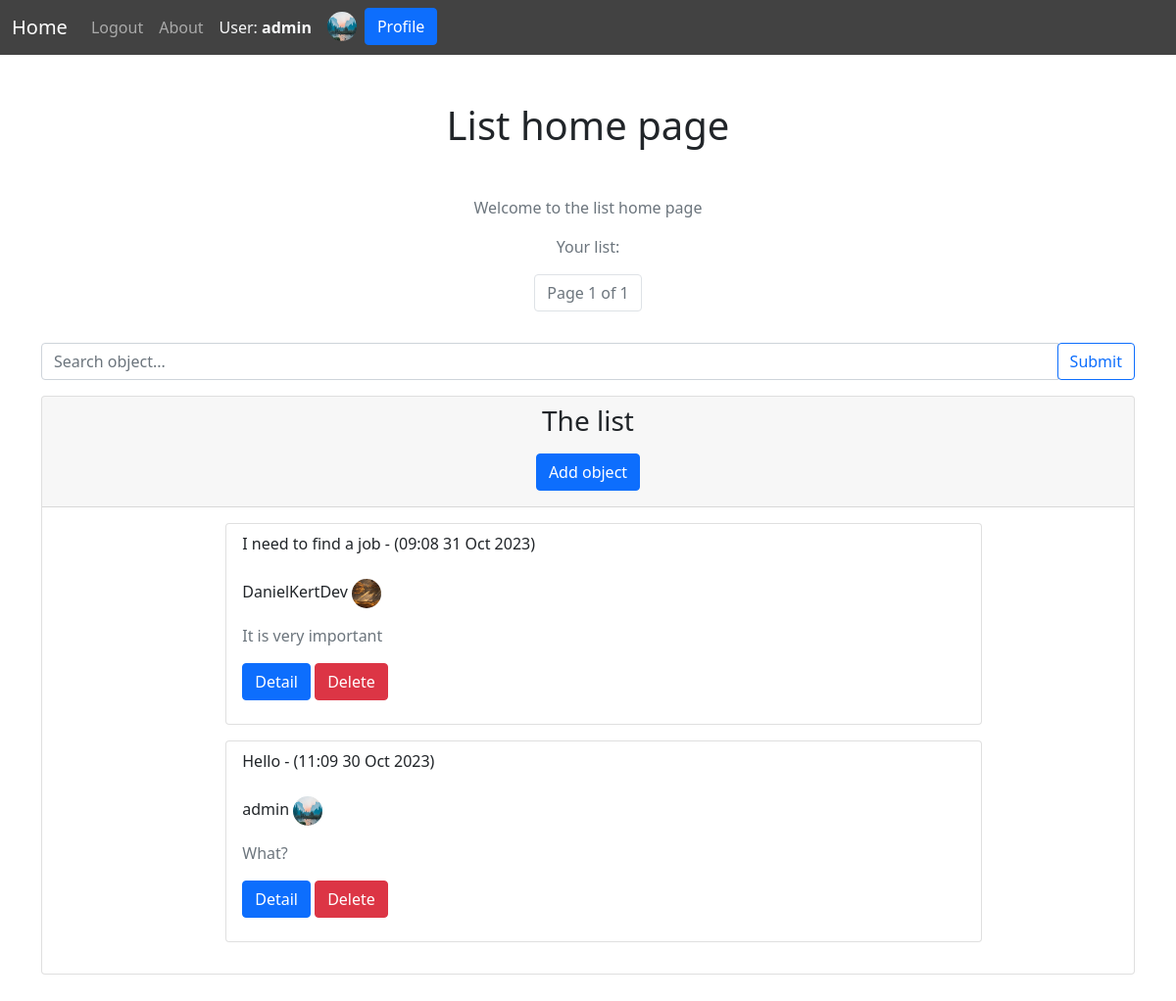
The app's page / (signed in), older data.
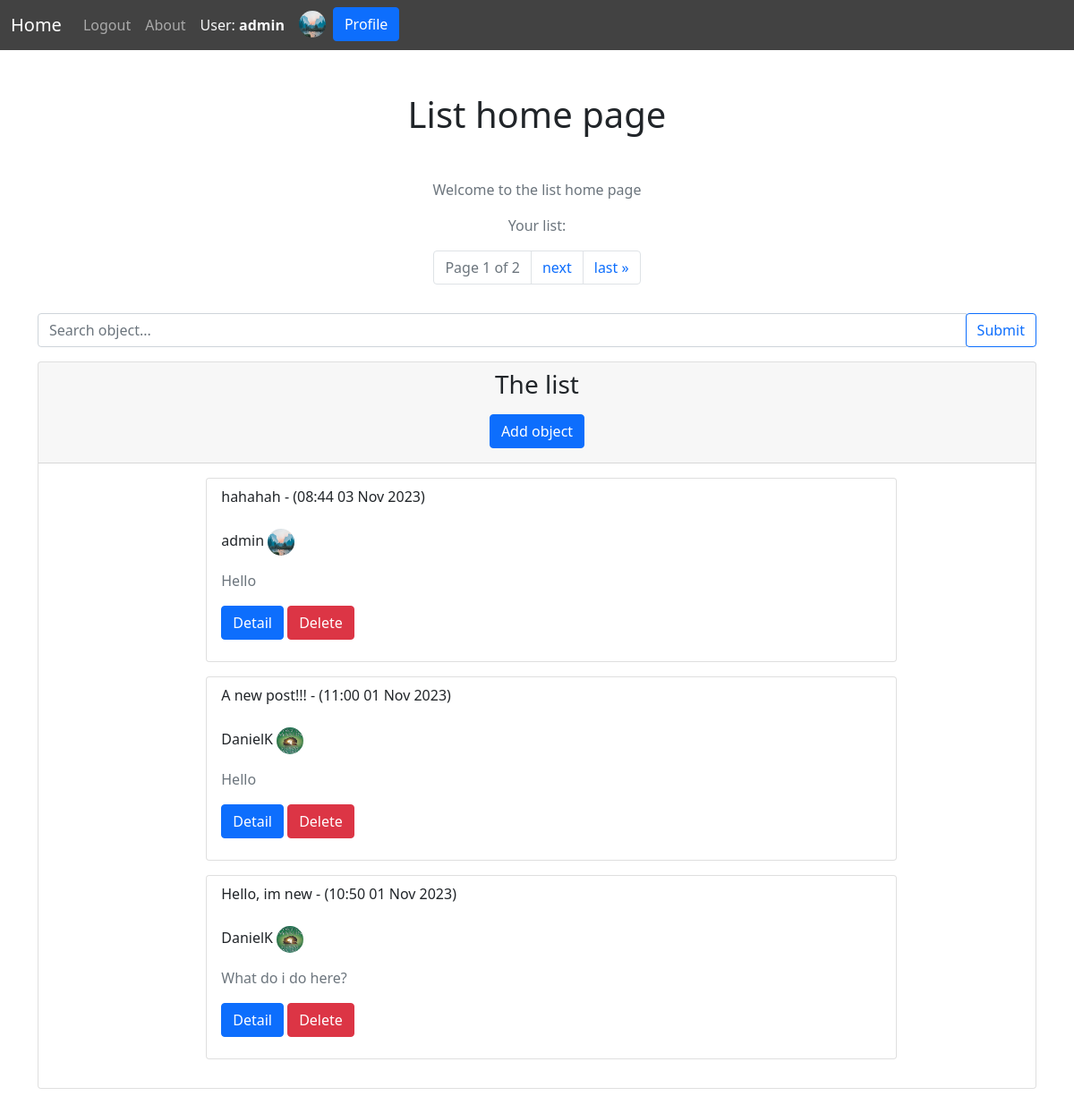
The same page, newer data.
### core/models.py (models this page shows, shortened)
class List(models.Model):
    title = models.CharField(max_length=200)
    description = models.CharField(max_length=200)
    date = models.DateTimeField(auto_now_add=True)
    user = models.ForeignKey(User, on_delete=models.CASCADE)

### user/models.py (models this page shows, shortened)
class UserProfile(models.Model):
    class Meta:
        app_label = 'auth'  # Specify the app_label to resolve the app_label error
    user = models.OneToOneField(User, on_delete=models.CASCADE) # Delete profile when user is deleted
    image = models.ImageField(default='default.jpg', upload_to='profile_pics')

### core/views.py (the view)
# urls.py: path('', views.PostList.as_view(), name='index'),
@method_decorator(login_required, name='dispatch')
class PostList(LoginRequiredMixin, ListView):
    model = models.List
    template_name = 'core/index.html'
    context_object_name = 'list'
    paginate_by = 3  # Set the number of items per page
    page_kwarg = 'p'  # Use ?p= for pagination
    def get_queryset(self):
        queryset = models.List.objects.all()  # By default, show all items
        search_query = self.request.GET.get('search')
        if search_query:
            queryset = queryset.filter(
                Q(title__icontains=search_query) |
                Q(description__icontains=search_query) |
                Q(user__username__icontains=search_query)
            )
        queryset = queryset.order_by('-date')
        return queryset
    def get_context_data(self, **kwargs):
        context = super().get_context_data(**kwargs)
        page = self.request.GET.get(self.page_kwarg)
        paginator = Paginator(self.get_queryset(), self.paginate_by)
        try:
            items = paginator.page(page)
        except (PageNotAnInteger, EmptyPage):
            items = paginator.page(1)
        context['list'] = items
        context['form'] = forms.ListForm(user=self.request.user)
        return context

### core/forms.py
class ListForm(forms.ModelForm):
    description = forms.CharField(widget=forms.Textarea(attrs={"rows":"5"}))
    class Meta:
        model = List
        fields = ['title', 'description', 'user']
    def __init__(self, *args, **kwargs):
        user = kwargs.pop('user', None)
        super(ListForm, self).__init__(*args, **kwargs)
        self.fields['title'].label = 'Title'
        self.fields['description'].label = 'Description'
        self.fields['title'].widget.attrs.update({
            'class': 'form-control',
            'placeholder': 'Title',
        })
        self.fields['description'].widget.attrs.update({
            'class': 'form-control',
            'placeholder': 'Description',
        })
        if user and user.is_superuser:
            self.fields['user'].widget.attrs.update({
                'class': 'form-control',
                'placeholder': 'Username',
            })
        else:
            self.fields['user'].initial = user
            self.fields['user'].widget = forms.HiddenInput()

### core/templates/core/index.html (shortened to what this page needs)
{% extends 'base.html' %}
{% block content %}
{% include "nav.html" %}
<div class="container">
<h1 class="text-center my-5"> List home page </h1>
<div class="text-center text-muted">
    <p> Welcome to the list home page </p>
    <p> Your list: </p>
</div>
<div class="row">
{% if list %}
<div class="col-md-12">
    <div class="text-center mx-auto d-flex justify-content-center">
    <div class="pagination">
        <ul class="pagination">
            <li class="page-item disabled">
                <span class="page-link">Page {{ list.number }} of {{ list.paginator.num_pages }}</span>
            </li>
            {% if list.has_next %}
                <li class="page-item">
                    <a class="page-link" href="?p={{ list.next_page_number }}">next</a>
                </li>
                <li class="page-item">
                    <a class="page-link" href="?p={{ list.paginator.num_pages }}">last &raquo;</a>
                </li>
            {% endif %}
        </ul>
    </div>
    </div>
    <form method="get" class="form-inline my-2 my-3">
        <div class="input-group">
            <input type="text" class="form-control" name="search" placeholder="Search object..." aria-label="Search">
            <div class="input-group-append">
                {% if request.GET.search %}
                    <a href="{% url 'index' %}" class="btn btn-outline-danger">Clear Search</a>
                {% else %}
                    <button type="submit" class="btn btn-outline-primary">Submit</button>
                {% endif %}
            </div>
        </div>
    </form>
<div class=" card mx-auto mb-5">
    <div class="card-header">
        <h3 class="text-center"> The list </h3>
        <div class="text-center">
        <a href="{% url 'create' %}" class="btn btn-primary my-2">Add object</a>
        </div>
    </div>
    <div class="card-body mx-auto w-75">
        {% for item in list %}
        <ul>
            <li class="list-group-item rounded mx-auto">
                <p> {{ item.title }} - ({{ item.date | date:"h:i d M Y" }})
                    {% if user.is_superuser%}
                    <br><br>{{ item.user }}  <img class="rounded-circle" src="{{ item.user.userprofile.image.url }}" width="30" height="30">
                    {% endif %}
                    <p class="text-muted">{{ item.description }}</p>
                    <form method="post" action="{% url 'delete_list' item.id %}">
                        <a href="{% url 'detail' item.id %}" class="btn btn-primary">Detail</a>
                        <button type="submit" class="btn btn-danger">Delete</button>
                    </form>
                </p>
            </li>
        </ul>
        {% endfor %}
    </div>
</div>
{% endif %}
</div>
</div>
</div>
{% endblock content %}

Row changes from the older to the newer data that the page shows:
no longer on this page (row unchanged): List: title "I need to find a job", date "09:08 31 Oct 2023", user "DanielKertDev", user.userprofile.image (picture), description "It is very important"
removed List: title "Hello", date "11:09 30 Oct 2023", user "admin", user.userprofile.image (picture), description "What?"
added List: title "hahahah", date "08:44 03 Nov 2023", user "admin", user.userprofile.image (picture), description "Hello"
added List: title "A new post!!!", date "11:00 01 Nov 2023", user "DanielK", user.userprofile.image (picture), description "Hello"
added List: title "Hello, im new", date "10:50 01 Nov 2023", user "DanielK", user.userprofile.image (picture), description "What do i do here?"
Text that changed along with them:
{{ list.paginator.num_pages }}: "1" → "2"
text now shown: "next last »"
